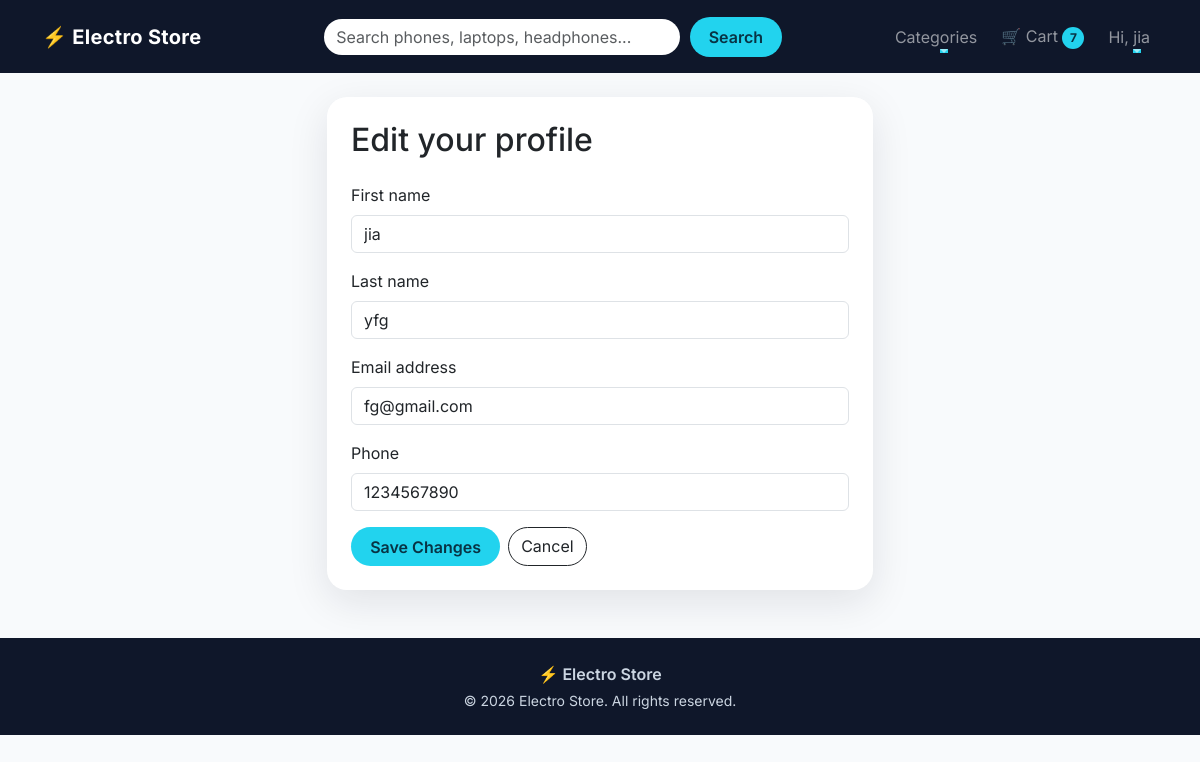
The app's page /accounts/profile/edit (signed in) with its own data.
### accounts/models.py (models this page shows)
class User(AbstractUser):
    phone = models.CharField(max_length=15, blank=True)

### accounts/views.py (the view)
# urls.py: path('profile/edit',views.edit_profile_view,name='edit_profile'),
@login_required
def edit_profile_view(request):
    form = ProfileForm(request.POST or None,instance=request.user)
    if request.method == "POST" and form.is_valid():
        form.save()
        messages.success(request,'Profile Updated')
        return redirect("accounts:profile")
    return render(request,'accounts_templates/edit_profile.html', {'form' : form})

### accounts/forms.py
class ProfileForm(forms.ModelForm):
    class Meta:
        model = User
        fields = ('first_name','last_name','email','phone')
    def __init__(self, *args, **kwargs):
            super().__init__(*args, **kwargs)
            for field in self.fields.values():
                field.widget.attrs["class"] = "form-control"

### cart/context_processors.py (called while the page is built)
def cart_count(request):
    count = 0
    if request.user.is_authenticated:
        cart = Cart.objects.filter(user=request.user).first()
        if cart:
            count = cart.total_items
    return {'cart_count': count}

### cart/models.py (called while the page is built)
    @property
    def total_items(self):
        return sum(item.quantity for item in self.items.all())

### store/context_processors.py (called while the page is built)
def categories(request):
    return {'nav_categories' : Category.objects.all()}

### templates/accounts_templates/edit_profile.html (shortened to what this page needs)
{% extends 'base.html' %}
{% block content %}
<div class="row justify-content-center">
  <div class="col-md-8 col-lg-6">
    <div class="card auth-card p-4">
      <h2 class="mb-4">Edit your profile</h2>
      <form method="post" novalidate>
        {% for field in form %}
          <div class="mb-3">
            <label class="form-label" for="{{ field.id_for_label }}">{{ field.label }}</label>
            {{ field }}
          </div>
        {% endfor %}
        <div class="d-flex gap-2">
          <button type="submit" class="btn btn-accent">Save Changes</button>
          <a href="{% url 'accounts:profile' %}" class="btn btn-outline-dark rounded-pill">Cancel</a>
        </div>
      </form>
    </div>
  </div>
</div>
{% endblock %}

### templates/base.html (shortened to what this page needs)
{% load static %}
<!DOCTYPE html>
<html lang="en">
<head>
  <link href="https://cdn.jsdelivr.net/npm/bootstrap@5.3.3/dist/css/bootstrap.min.css" rel="stylesheet">
  <link href="{% static 'css/style.css' %}" rel="stylesheet">
</head>
<body>
  <nav class="navbar navbar-expand-lg navbar-dark sticky-top site-navbar" id="mainNavbar">
    <div class="container">
      <a class="navbar-brand" href="{% url 'store:home' %}"><span class="brand-icon">⚡</span> Electro Store</a>
      <div class="collapse navbar-collapse" id="navMenu">
        <form class="search-form mx-lg-auto my-3 my-lg-0" role="search" action="{% url 'store:product_list' %}" method="get">
          <input class="form-control" type="search" name="q" placeholder="Search phones, laptops, headphones...">
          <button class="btn btn-accent" type="submit">Search</button>
        </form>
        <ul class="navbar-nav align-items-lg-center gap-lg-2">
          <li class="nav-item dropdown">
            <a class="nav-link nav-anim dropdown-toggle" href="#" role="button" data-bs-toggle="dropdown"
              aria-expanded="false">
              Categories
            </a>
          </li>
          <li class="nav-item">
            <a class="nav-link nav-anim" href="#">
              🛒 Cart <span class="cart-badge" id="cartCount">{{ cart_count }}</span>
            </a>
          </li>
          {% if user.is_authenticated %}
          <li class="nav-item dropdown">
            <a class="nav-link nav-anim dropdown-toggle" href="#" role="button" data-bs-toggle="dropdown"
              aria-expanded="false">
              Hi, {{ user.first_name|default:user.username }}
            </a>
          </li>
          {% else %}
          <li class="nav-item"><a class="nav-link nav-anim" href="{% url 'accounts:login' %}">Login</a></li>
          <li class="nav-item"><a class="btn btn-accent ms-lg-2" href="{% url 'accounts:signup' %}">Sign Up</a></li>
          {% endif %}
        </ul>
      </div>
    </div>
  </nav>
  <main class="container my-4 page-content">
    {% block content %}{% endblock %}
  </main>
  <footer class="site-footer mt-5">
    <div class="container py-4 text-center">
      <p class="mb-1 fw-semibold">⚡ Electro Store</p>
      <p class="mb-0 small">© 2026 Electro Store. All rights reserved.</p>
    </div>
  </footer>
</body>
</html>

### static/css/style.css (style rules this page uses)
:root { --bg-dark: #0f172a; --accent: #22d3ee; --accent-dark: #06b6d4; --text-dark: #1e293b; --ease: cubic-bezier(0.22, 1, 0.36, 1); }
body { font-family: 'Inter', system-ui, sans-serif; color: var(--text-dark); background: #f8fafc; animation: pageFade 0.6s var(--ease); }
.site-navbar { background: var(--bg-dark); padding: 1rem 0; transition: padding 0.35s var(--ease), box-shadow 0.35s var(--ease), background 0.35s var(--ease); }
.navbar-brand { font-weight: 700; letter-spacing: 0.3px; transition: transform 0.3s var(--ease); }
.brand-icon { display: inline-block; transition: transform 0.5s var(--ease); }
.nav-anim { position: relative; }
.nav-anim::after { content: ''; position: absolute; left: 50%; bottom: 4px; width: 0; height: 2px; background: var(--accent); transition: width 0.3s var(--ease), left 0.3s var(--ease); }
.search-form { display: flex; width: 100%; max-width: 460px; gap: 0.5rem; }
.search-form .form-control { border-radius: 50px; border: 2px solid transparent; transition: border-color 0.3s, box-shadow 0.3s; }
.btn-accent { background: var(--accent); color: #083344; font-weight: 600; border: none; border-radius: 50px; padding: 0.45rem 1.2rem; transition: transform 0.25s var(--ease), box-shadow 0.25s var(--ease), background 0.25s; }
.cart-badge { display: inline-block; min-width: 22px; padding: 2px 7px; border-radius: 50px; background: var(--accent); color: #083344; font-size: 0.75rem; font-weight: 700; text-align: center; }
.site-footer { background: var(--bg-dark); color: #cbd5e1; }
.auth-card { border: none; border-radius: 20px; box-shadow: 0 12px 40px rgba(15, 23, 42, 0.1); animation: slideUp 0.7s var(--ease) both; }

### records on screen
User: first_name "jia", form "jia" "yfg" "fg@gmail.com" "1234567890"

### other values on screen
{{ cart_count }} "7"
{{ field.label }} "First name" "Last name" "Email address" "Phone"
